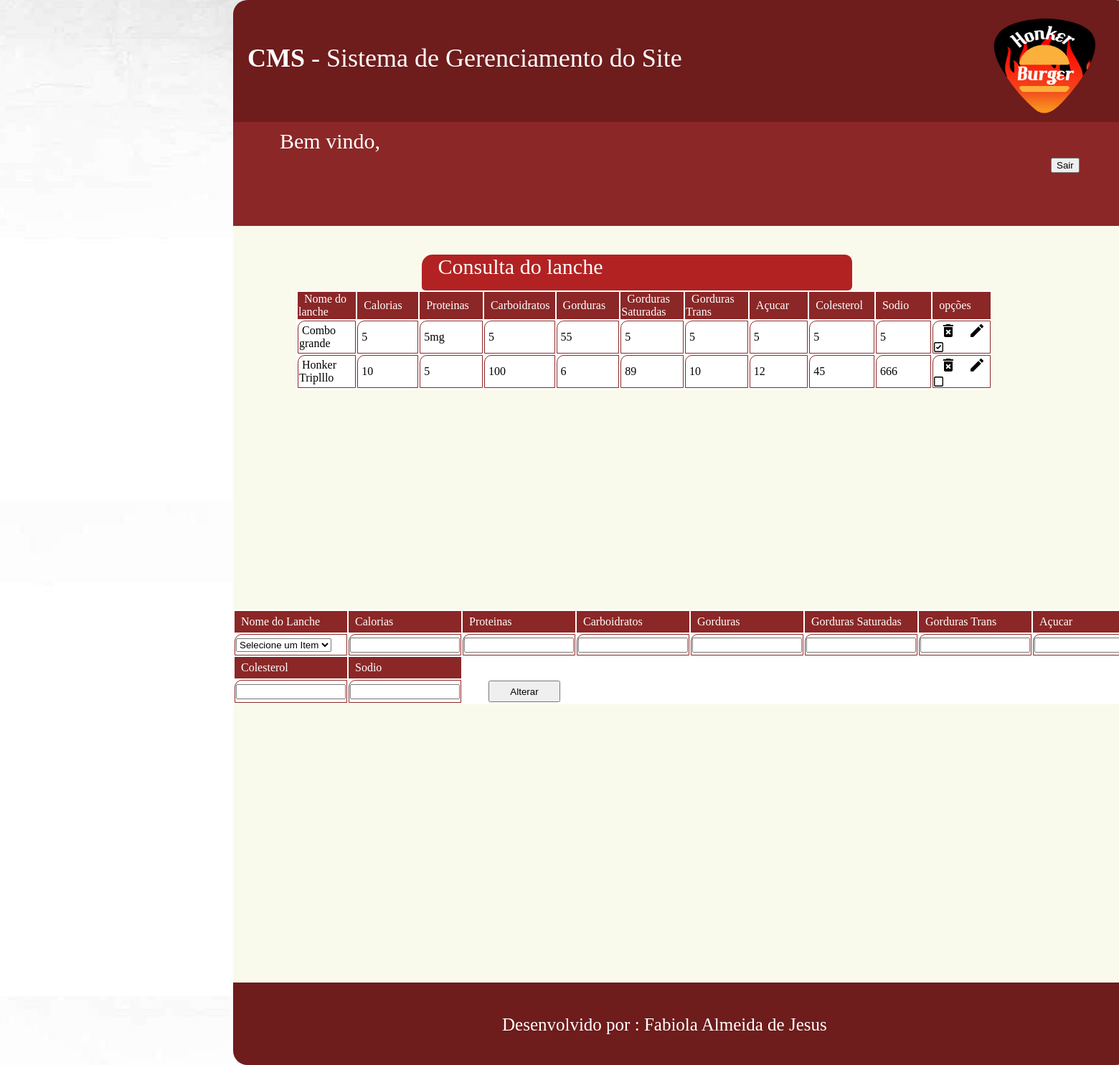
The app's page /cms/consultaLanche.php with its own data.
### tables this page shows
CREATE TABLE `tbl_infonutricional` (
  `idInfo` int(10) NOT NULL AUTO_INCREMENT,
  `calorias` varchar(45) NOT NULL,
  `proteinas` varchar(45) NOT NULL,
  `carboidratos` varchar(45) NOT NULL,
  `gorduras` varchar(45) NOT NULL,
  `gordurasSaturadas` varchar(45) NOT NULL,
  `gordurasTrans` varchar(45) NOT NULL,
  `acucar` varchar(45) NOT NULL,
  `colesterol` varchar(45) NOT NULL,
  `sodio` varchar(45) NOT NULL,
  `idProduto` int(11) NOT NULL,
  `status` tinyint(1) DEFAULT NULL,
  PRIMARY KEY (`idInfo`),
  KEY `fk_tbl_infoNutricional_tbl_produtos1_idx` (`idProduto`),
  CONSTRAINT `fk_tbl_infoNutricional_tbl_produtos1` FOREIGN KEY (`idProduto`) REFERENCES `tbl_produtos` (`idProdutos`) ON DELETE NO ACTION ON UPDATE NO ACTION
);

CREATE TABLE `tbl_produtos` (
  `idProdutos` int(11) NOT NULL AUTO_INCREMENT,
  `nome` varchar(45) NOT NULL,
  `descricao` text NOT NULL,
  `foto` varchar(100) NOT NULL,
  `preco` varchar(45) NOT NULL,
  `statusLanche` tinyint(4) DEFAULT NULL,
  `idPromocao` int(11) DEFAULT NULL,
  `idSub` int(11) NOT NULL,
  `selecsub` tinyint(1) DEFAULT NULL,
  `clickDetalhes` int(11) DEFAULT NULL,
  PRIMARY KEY (`idProdutos`),
  KEY `fk_promocao` (`idPromocao`),
  KEY `idSub_idx` (`idSub`),
  CONSTRAINT `fk_promocao` FOREIGN KEY (`idPromocao`) REFERENCES `tbl_promocao` (`idPromocao`)
);

### cms/consultaLanche.php (the view, shortened to what this page needs)
<?php
	$calorias="";
	$proteinas="";
	$carboidratos="";
	$gorduras="";
	$gordurasSaturadas="";
	$gordurasTrans="";
	$acucar="";
	$colesterol="";
	$sodio="";
?>
<html>
	<head>
		<link rel="stylesheet" type="text/css" href="css/style.css">
	</head>
	<body >
		<div id="principal">
			<header >
				<div id="logo">
					<img src="imagens/logoletrabranca.png" width="100%" height="100%">
				</div>
				<div id="titulo">
					<b>CMS</b> - Sistema de Gerenciamento do Site
				</div>
			</header>
			<section >
				<form name="cLanche" method="post" action="consultaLanche.php">
						<nav id="opções">
							<?php  include('moduloMenu.php');?>
							<div id="bemvindo">
								Bem vindo, <?php echo $_SESSION['nome']; ?>
							</div>
								<div id="logout">
									<input type="submit" value="Sair" name="btnSair"/>
								</div>
						</nav>
				</form>
				<div id="espacoInsert">
					<div id="tituloConsultaMais">
						&nbsp;&nbsp;&nbsp;Consulta do lanche
					</div>
					<table id="espacoCampos41">
						<tr>
							<td class="campoConsultaUsu">
								&nbsp;&nbsp;Nome do lanche
							</td>
							<td class="campoConsultaUsu">
								&nbsp;&nbsp;Calorias
							</td>
							<td class="campoConsultaUsu">
								&nbsp;&nbsp;Proteinas
							</td>
							<td class="campoConsultaUsu">
								&nbsp;&nbsp;Carboidratos
							</td>
							<td class="campoConsultaUsu">
								&nbsp;&nbsp;Gorduras
							</td>
							<td class="campoConsultaUsu">
								&nbsp;&nbsp;Gorduras Saturadas
							</td>
							<td class="campoConsultaUsu">
								&nbsp;&nbsp;Gorduras Trans
							</td>
							<td class="campoConsultaUsu">
								&nbsp;&nbsp;Açucar
							</td>
							<td class="campoConsultaUsu">
								&nbsp;&nbsp;Colesterol
							</td>
							<td class="campoConsultaUsu">
								&nbsp;&nbsp;Sodio
							</td>
							<td class="campoConsultaUsu">
								&nbsp;&nbsp;opções
							</td>
						</tr>
							<?php
								$sql="select i.idInfo,i.calorias,i.proteinas,i.carboidratos,i.gorduras,
									i.gordurasSaturadas,i.gordurasTrans,i.acucar,i.colesterol,i.sodio,i.idProduto,p.nome,i.status
									  from tbl_infonutricional as i
									  Join tbl_produtos as p
									  ON i.idProduto = p.idProdutos;
									  ";
								$select=mysql_query($sql);
								while($consulta1=mysql_fetch_array($select))
								{
							?>
									<tr>
										<td class="td_table">
											&nbsp;<?php echo($consulta1['nome']); ?>
										</td>
										<td class="td_table">
											&nbsp;<?php echo($consulta1['calorias']); ?>
										</td>
										<td class="td_table">
											&nbsp;<?php echo($consulta1['proteinas']); ?>
										</td>
										<td class="td_table">
											&nbsp;<?php echo($consulta1['carboidratos']); ?>
										</td>
										<td class="td_table">
											&nbsp;<?php echo($consulta1['gorduras']); ?>
										</td>
										<td class="td_table">
											&nbsp;<?php echo($consulta1['gordurasSaturadas']); ?>
										</td>
										<td class="td_table">
											&nbsp;<?php echo($consulta1['gordurasTrans']); ?>
										</td>
										<td class="td_table">
											&nbsp;<?php echo($consulta1['acucar']); ?>
										</td>
										<td class="td_table">
											&nbsp;<?php echo($consulta1['colesterol']); ?>
										</td>
										<td class="td_table">
											&nbsp;<?php echo($consulta1['sodio']); ?>
										</td>
										<td class="td_table">
											<a href="consultaLanche.php?opt=excluir&codigo=<?php echo($consulta1['idInfo']); ?>">
												&nbsp;&nbsp;<img src="imagens/deletee2.png"> </img>&nbsp;
											</a>
											<a href="consultaLanche.php?opt=editar&codigo=<?php echo($consulta1['idInfo'])?>">
												&nbsp;<img src="imagens/editt.png"> </img>
											</a>
											<?php
													if($consulta1['status'] == 0){
												?>
														<a href="consultaLanche.php?opt=status&codigo=<?php echo($consulta1['idInfo']); ?>"><img src="imagens/desabilitado.png" width="13" height="14"></a>
											<?php
													}elseif($consulta1['status'] == 1) {
												?>
														<a href="consultaLanche.php?opt=status&codigo=<?php echo($consulta1['idInfo']); ?>"><img src="imagens/selecionado.png" width="13" height="14"> </a>
												<?php
													}
												?>
										</td>
									</tr>
						<?php
							}
						?>
					</table>
				</div>
				<form name="frmLanche" method="post" action="consultaLanche.php" >
					<table id="espacoCampos41">
						<tr>
							<td class="campoConsultaUsu">
									&nbsp;&nbsp;Nome do&nbsp;Lanche
							</td>
							<td class="campoConsultaUsu">
								&nbsp;&nbsp;Calorias
							</td>
							<td class="campoConsultaUsu">
								&nbsp;&nbsp;Proteinas
							</td>
							<td class="campoConsultaUsu">
								&nbsp;&nbsp;Carboidratos
							</td>
							<td class="campoConsultaUsu">
								&nbsp;&nbsp;Gorduras
							</td>
							<td class="campoConsultaUsu">
								&nbsp;&nbsp;Gorduras Saturadas
							</td>
							<td class="campoConsultaUsu">
								&nbsp;&nbsp;Gorduras Trans
							</td>
							<td class="campoConsultaUsu">
								&nbsp;&nbsp;Açucar
							</td>
						</tr>
						<tr>
							<td class="td_table">
									<select name ="slcNome">
												<option value="<?php echo($idProdutos)?>" selected > Selecione um Item</option>
									</select>
							</td>
							<td class="td_table">
								<input value = "<?php echo($calorias)?>" type="text" name ="txtCalorias"   size="16"/>
							</td>
							<td class="td_table">
								<input value = "<?php echo($proteinas)?>" type="text" name ="txtProteinas"   size="16"/>
							</td>
							<td class="td_table">
								<input value = "<?php echo($carboidratos)?>" type="text" name ="txtCarboidratos"   size="16"/>
							</td>
							<td class="td_table">
								<input value = "<?php echo($gorduras)?>" type="text" name ="txtGorduras"   size="16"/>
							</td>
							<td class="td_table">
								<input value = "<?php echo($gordurasSaturadas)?>" type="text" name ="txtGordurasSaturadas"   size="16"/>
							</td>
							<td class="td_table">
								<input value = "<?php echo($gordurasTrans)?>" type="text" name ="txtGordurasTrans"   size="16"/>
							</td>
							<td class="td_table">
								<input value = "<?php echo($acucar)?>" type="text" name ="txtAcucar"   size="16"/>
							</td>
						</tr>
						<tr>
							<td class="campoConsultaUsu">
								&nbsp;&nbsp;Colesterol
							</td>
							<td class="campoConsultaUsu">
								&nbsp;&nbsp;Sodio
							</td>
						</tr>
						<tr>
							<td class="td_table">
								<input value = "<?php echo($colesterol)?>" type="text" name ="txtColesterol"   size="16"/>
							</td>
							<td class="td_table">
								<input value = "<?php echo($sodio)?>" type="text" name ="txtSodio"   size="16"/>
							</td>
							<td><input type="submit" value="Alterar" id="btn" name="btnAlterar"/></td>
						</tr>
					</table>
				</form>
			</section>
			<footer >
				<div id="desenvolvido">
						Desenvolvido por : Fabiola Almeida de Jesus
				</div>
			</footer>
		</div>
	</body>
</html>

### cms/css/style.css (style rules this page uses)
body { margin:0px; background-image:url(../imagens/textura0.png); }
header { width:1250px; height:170px; border-radius:20px 20px 0px 0px ; margin:auto; background-color:#6E1C1C; }
#titulo { width:900px; height:80px; border:0px solid #000000; margin-left:20px; padding-top:60px; font-family:verdana; font-size:36px; color:#ffffff; }
#logo { float:right; margin-right:35px; border:0px solid #000000; width:168px; height:150px; margin-top:15px; }
#opções { width:1250px; height:145px; border:0px solid #000000; margin:auto; background-color:#8B2727; }
footer { border-radius:0px 0px 20px 20px ; width:1250px; height:115px; clear:both; margin: auto; background-color:#6E1C1C; color:#ffffff; }
#desenvolvido { width:500px; height:55px; border:0px solid #000000; margin:auto; padding-top:45px; font-size:25px; }
section { width:1250px; height:1200px; border:0px solid #000000; margin-left:auto; margin-right:auto; background-color:#FAFAEC; }
#principal { border:0px solid #000000; width:1900px; height:1310px; margin-right:auto; margin-left:auto; }
#bemvindo { width:300px; height:40px; border:0px solid #000000; float:left; margin-left:65px; margin-top:10px; font-size:30px; color:#ffffff; }
#logout { height:40px; width:100px; border:0px solid #000000; float:right; margin-right:10px; margin-top:50px; font-size:25px; color:#ffffff; }
a:link { text-decoration:none; color:#ffffff; }
a { text-decoration:none; color:#ffffff; }
.campoConsultaUsu { width:100px; height:30px; margin-left:5px; background-color:#8B2727; margin-right:15px; color:#ffffff; font-family:verdana; }
.td_table { width:100; height:30px; margin-left:5px; background-color:#ffffff; margin-right:15px; color:#000000; font-family:verdana; border:1px solid #8B2727; border-radius:10px 0px 0px 0px ; }
#tituloConsultaMais { background-color:#B22222; width:600px; height:50px; margin:auto; border-radius:15px 10px 6px 5px ; font-family:verdana; font-size:30px; color:#ffffff; }
#espacoCampos41 { width:970px; height:20px; border:0px solid #000; float:left; margin-right:10px; background-color:#ffffff; overflow:auto; }
#espacoInsert { border:0px solid #FAFAEC; width:950px; height:495px; margin-left:88px; margin-top:40px; }
#btn { width:100px; height:30px; margin-left:35px; }

### records on screen
tbl_infonutricional: idProduto.nome "Combo grande", calorias "5", proteinas "5mg", carboidratos "5", gorduras "55", gordurasSaturadas "5", gordurasTrans "5", acucar "5", colesterol "5", sodio "5", status 1 (drawn)
tbl_infonutricional: idProduto.nome "Honker Triplllo", calorias "10", proteinas "5", carboidratos "100", gorduras "6", gordurasSaturadas "89", gordurasTrans "10", acucar "12", colesterol "45", sodio "666", status 0 (drawn)
